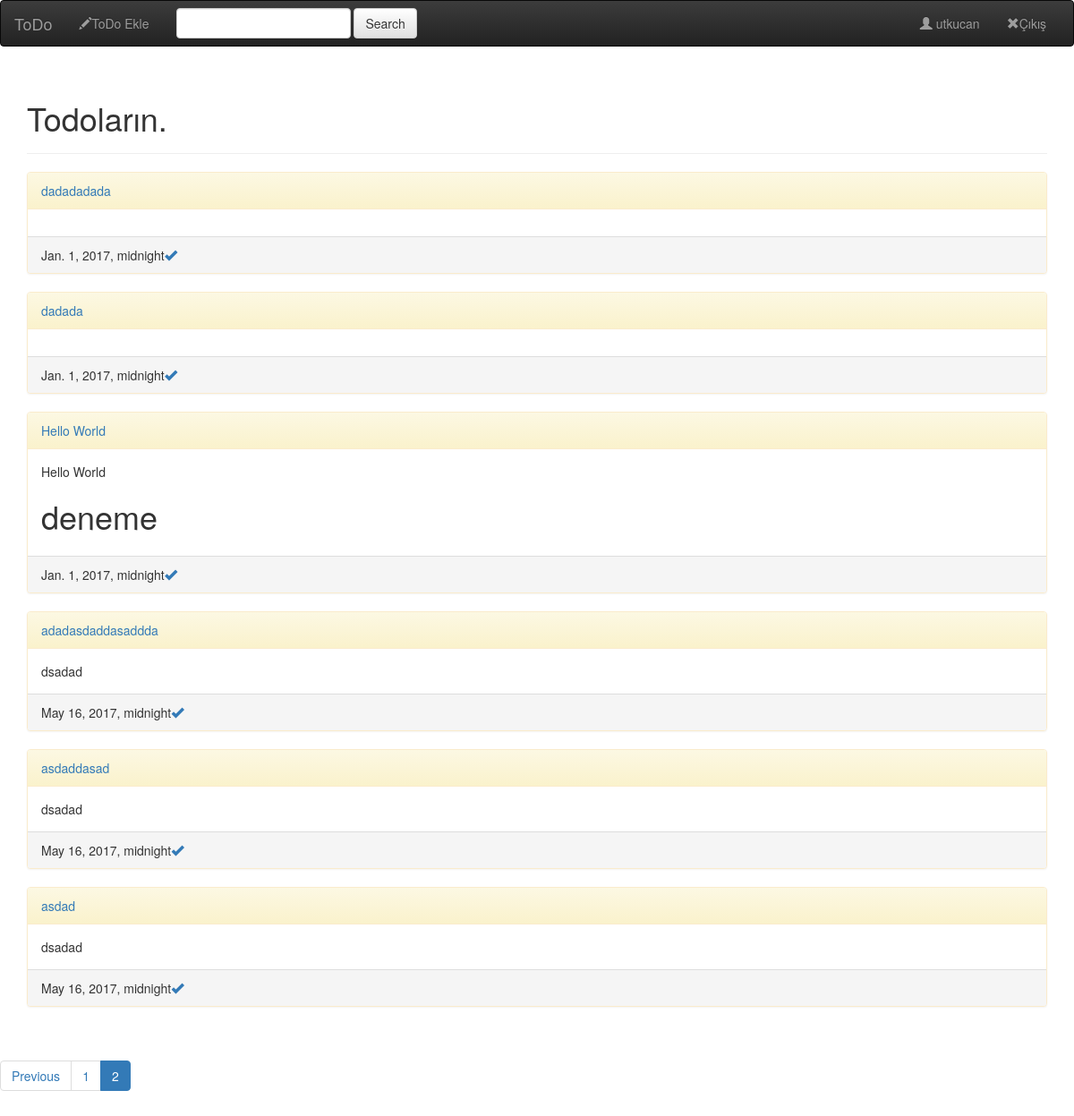
Page /?page=2 (signed in) on the committed database.
### todo/models.py (models this page shows, shortened)
class ToDo(models.Model):
    title = models.CharField(max_length=140, unique=True)
    content = models.TextField(max_length=250)
    createdate = models.DateTimeField(auto_now_add=True)
    tododate = models.DateTimeField()
    user = models.ForeignKey("auth.User")
    done = models.BooleanField(default=False)
    publish = models.BooleanField(default=True)
    class Meta:
        ordering = ["-createdate"]

### todo/views.py (the view)
# urls.py: url(r"^$", views.IndexView, name="index"),
def IndexView(request):
    if request.user.is_authenticated():
        user = request.user
    else:
        return redirect('accounts:login')
    all_todo = ToDo.objects.filter(Q(user__username=user.username),Q(publish=True))
    paginator = Paginator(all_todo, 4)
    page = request.GET.get('page')
    try:
        pg = paginator.page(page)
    except PageNotAnInteger:
        pg = paginator.page(1)
    except EmptyPage:
        pg = paginator.page(paginator.num_pages)
    return render(request, "index.html", {"all_todo":all_todo, "user":user, "posts":pg})

### templates/index.html (shortened to what this page needs)
{% extends 'base.html' %}
{%block body %}
<div class="container">
    <div class="page-header">
        <h1>Todoların.</h1>
    </div>
{% for todo in all_todo %}
<div class="panel panel-warning">
    <div class="panel-heading"><a href="{% url 'todo:detail' todo.id %}">{{todo.title}}</a></div>
  <div class="panel-body">
                               {% autoescape on %}
    {{todo.content | safe}}
                              {% endautoescape %}  </div>
<div class="panel-footer">{{todo.tododate}}<a href="{% url 'todo:done' todo.id %}"><span class="glyphicon glyphicon-ok"></span></a>
</div>
</div>
{% endfor %}
</div>
{% if posts %}
<div class="contai+ner">
    <div class="pagination">
      <ul class="pagination">
          {% if posts.has_previous %}
              <li><a href="?page={{ posts.previous_page_number }}">Previous</a></li>
          {% endif %}
          {% for pg in posts.paginator.page_range %}
              {% if posts.number == pg %}
                  <li class="active"><a href="?page={{ pg }}">{{ pg }}</a></li>
              {% else %}
                  <li><a href="?page={{ pg }}">{{ pg }}</a></li>
              {% endif %}
          {% endfor %}
      </ul>
    </div>
</div>
{% endif %}
{% endblock %}

### templates/base.html (shortened to what this page needs)
<!DOCTYPE html>
<html lang="en">
<head>
    {% load staticfiles %}
    <link type="text/css" href="base.css" rel="stylesheet">
<link rel="stylesheet" href="//maxcdn.bootstrapcdn.com/bootstrap/3.2.0/css/bootstrap.min.css">
<link rel="stylesheet" href="//maxcdn.bootstrapcdn.com/bootstrap/3.2.0/css/bootstrap-theme.min.css">
</head>
<body>
<nav class="navbar navbar-inverse">
    <div class="container-fluid">
        <div class="navbar-header">
            <a class="navbar-brand" href="{% url 'todo:index' %}">ToDo</a>
        </div>
        <div class="collapse navbar-collapse" id="topNavBar">
            <ul class="nav navbar-nav">
                                {% if user.is_authenticated %}
                        <li style="color:red;">
                <a href="{% url 'todo:create' %}"> <span class="glyphicon glyphicon-pencil"></span>ToDo Ekle</a>
            </li>
                {% endif %}
            </ul>
            <form class="navbar-form navbar-left" role="search" method="post" action="{% url 'todo:search' %}">
                <div class="form-group">
                    <input type="text" class="form-control" name="search" value="" id="search">
                </div>
                <button type="submit" class="btn btn-default">Search</button>
            </form>
            <ul class="nav navbar-nav navbar-right">
                {% if user.is_authenticated %}
            <li style="color:red;">
                <a href="{% url 'todo:profile' %}"> <span class="glyphicon glyphicon-user"></span> {{user.username}}</a>
            </li>
                <li style="color:red;">
                <a href="{% url 'accounts:logout' %}"> <span class="glyphicon glyphicon-remove"></span>Çıkış</a>
            </li>
                {% else %}
            <li style="color:red;">
                <a href="{% url 'accounts:login' %}"> <span class="glyphicon glyphicon-user"></span>Giriş Yap</a>
            </li>
                {% endif %}
            </ul>
        </div>
    </div>
</nav>
{% block body %}
{% endblock %}
</body>
</html>

### templates/base.css (style rules this page uses)
body { margin-top:10px; background: #e0e0e0; }

### rows in the picture
ToDo: title "dadadadada", tododate "Jan. 1, 2017, midnight"
ToDo: title "dadada", tododate "Jan. 1, 2017, midnight"
ToDo: title "Hello World", content "Hello World deneme", tododate "Jan. 1, 2017, midnight"
ToDo: title "adadasdaddasaddda", content "dsadad", tododate "May 16, 2017, midnight"
ToDo: title "asdaddasad", content "dsadad", tododate "May 16, 2017, midnight"
ToDo: title "asdad", content "dsadad", tododate "May 16, 2017, midnight"

### other values in the picture
{{ user.username }} "utkucan"
{{ pg }} "1"
{{ pg }} "2"
